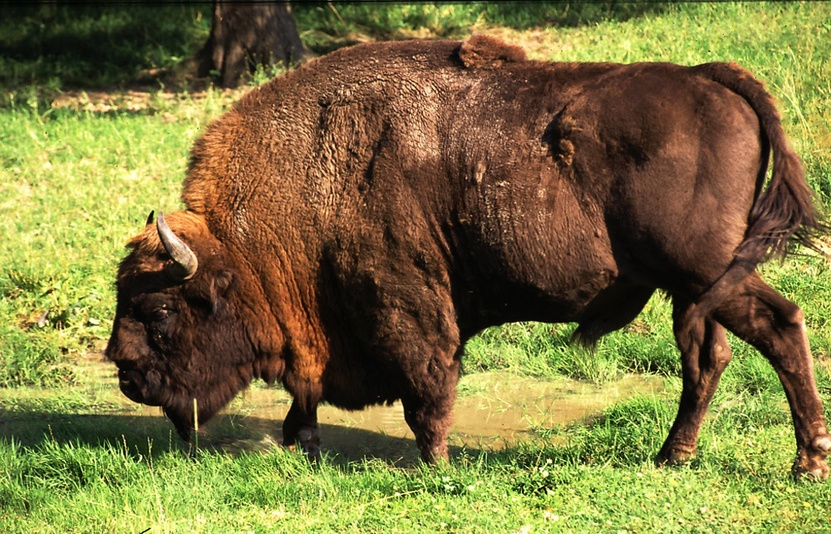
%> input picture 03/zubr.jpg, 831 x 534 px, shrunk from 1000 x 642 before the run
$ octave script.m   (GNU Octave 9; MATLAB toolbox functions it lacks are replaced by stand-ins)
%> lines starting %> are read from the running program, lines starting %| are printed output that depends on the picture; in (x1, y1, x2, y2) boxes, pixels count from 0 and x2, y2 are one past the last pixel; in counts of white or black regions, pixels touching at a corner belong together; the program's own positions count from 1
% -------- Zubr RGB --------
clear; clc; clf; close all;  % Clear workspace, command window, figures, and close all open windows

% Wczytanie obrazu i przekształcenie do skali szarości
im = imread('zubr.jpg');  % Wczytaj obraz
%> im is the input picture: size 534x831x3 uint8; mean R, G, B 124, 115.1, 62.2
im = double(im) / 255;     % Przekształć do formatu double i normalizuj wartości do zakresu [0, 1]
%> im: size 534x831x3 double
im = rgb2gray(im);         % Przekształć obraz RGB do skali szarości
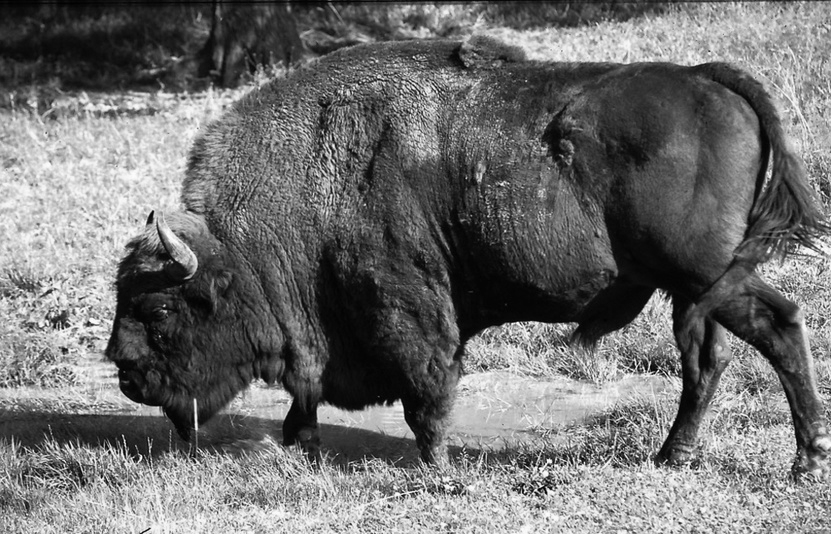
%> im: size 534x831 double; min 0.00117, max 0.995, mean 0.438
% imshow(im);  % Wyświetlenie obrazu (zakomentowane)

% Opis sąsiedztwa pikseli
% Piksele sąsiadujące, jeśli mają co najmniej jeden wspólny wierzchołek
% Możemy patrzeć na sąsiedztwo:
% - krawędź (von Neumann)
% - wierzchołek (Moore)

% Wybór rzędu sąsiedztwa - np. 2 rząd sąsiedzi sąsiada

% Filtry - Filtr uśredniający (Blur)
% Zastosowania:
%   - Usuwanie niepożądanych ekstremów
%   - Usuwanie białych pikseli/kropelek w obrazie
%   - Odszumianie obrazu

k = 33;  % Rozmiar filtru
f = ones(k) / k^2;  % Filtr uśredniający - rozmycie obrazu
% Obliczenie wartości dla filtru
% Uśredniamy wartości pikseli, co powoduje efekt rozmycia (blur)
fim = imfilter(im, f);  % Zastosowanie filtru do obrazu
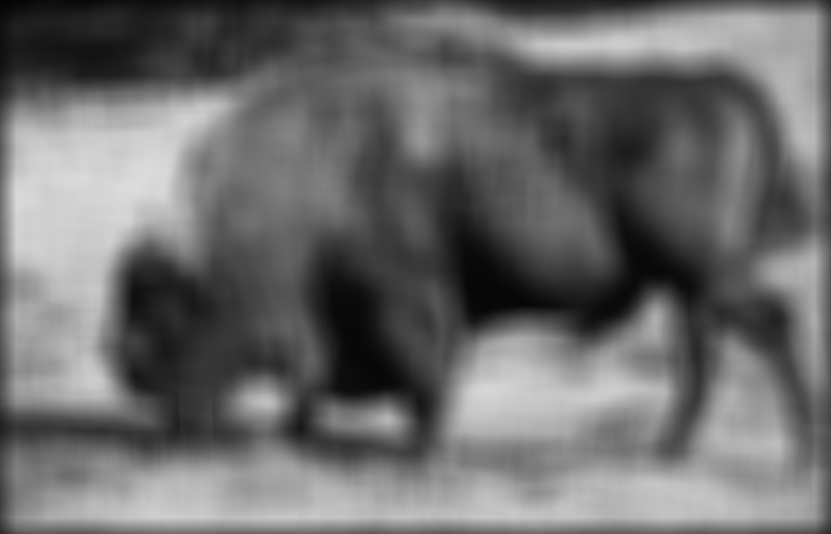
%> fim: size 534x831 double; min 0.0144, max 0.865, mean 0.425

% Wyświetlenie oryginalnego obrazu i obrazu po filtracji
h = 1; w = 2;
subplot(h, w, 1)
imshow(im)  % Oryginalny obraz
title("Oryginalny obraz")  % Tytuł
saveas(gcf, 'oryginalny_obraz.png');  % Zapisz oryginalny obraz

subplot(h, w, 2)
imshow(fim)  % Obraz po filtracji
title("Obraz po filtracji - Blur")  % Tytuł
saveas(gcf, 'obraz_po_filtracji_blur.png');  % Zapisz obraz po filtracji

% ======= Różne wagi =======
k = 3;  % Rozmiar filtru
% f = ones(k) / k^2;  % Opcjonalne - filtr uśredniający
f = [1 2 1; 2 4 2; 1 2 1] / 16;  % Filtr z różnymi wagami - Gaussian blur
fim = imfilter(im, f);  % Zastosowanie filtru do obrazu

% Wyświetlenie oryginalnego obrazu i obrazu po filtracji
figure;  % Nowa figura
h = 1; w = 2;
subplot(h, w, 1)
imshow(im)  % Oryginalny obraz
title("Oryginalny obraz")  % Tytuł
saveas(gcf, 'oryginalny_obraz_gaussian.png');  % Zapisz oryginalny obraz

subplot(h, w, 2)
imshow(fim)  % Obraz po filtracji
title("Obraz po filtracji - Gaussian Blur")  % Tytuł
saveas(gcf, 'obraz_po_filtracji_gaussian.png');  % Zapisz obraz po filtracji

% Rozmywanie w kierunku pionowym
f = [0 0 0; 2 4 2; 0 0 0] / 8;  % Filtr rozmywający w kierunku pionowym
fim = imfilter(im, f);  % Zastosowanie filtru do obrazu

% Wyświetlenie oryginalnego obrazu i obrazu po rozmyciu
figure;
h = 1; w = 2;
subplot(h, w, 1)
imshow(im)  % Oryginalny obraz
title("Oryginalny obraz")  % Tytuł
saveas(gcf, 'oryginalny_obraz_vanishing.png');  % Zapisz oryginalny obraz

subplot(h, w, 2)
imshow(fim)  % Obraz po rozmyciu
title("Rozmycie w pionie")  % Tytuł
saveas(gcf, 'rozmycie_w_pionie.png');  % Zapisz obraz po rozmyciu

% Użycie wag ujemnych do uwypuklenia różnic na obrazie
figure;
k = 3;  % Rozmiar filtru
f = -ones(k);  % Wagi ujemne
f((k + 1) / 2, (k + 1) / 2) = k^2;  % Ustalenie wartości centralnej
fim = imfilter(im, f);  % Zastosowanie filtru do obrazu
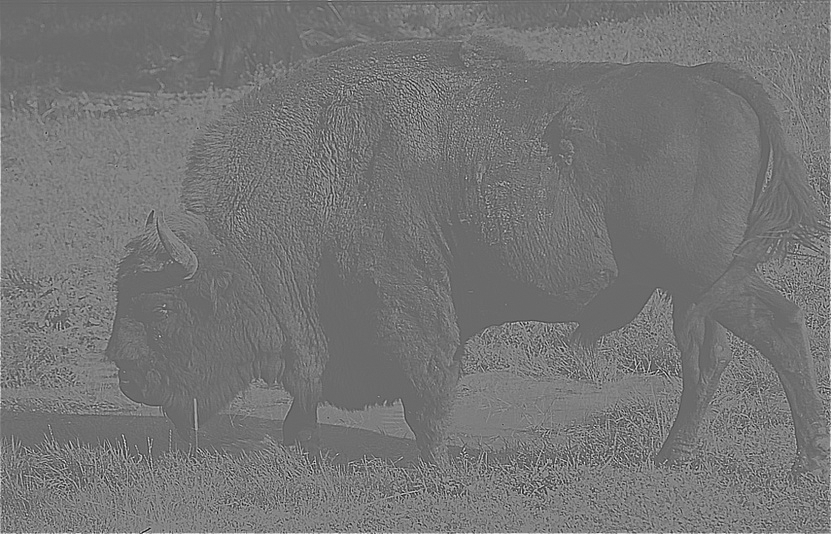
%> fim: size 534x831 double; min -3.98, max 5.6, mean 0.447; drawn with min black and max white

% Wyświetlenie oryginalnego obrazu i obrazu po filtracji
h = 1; w = 2;
subplot(h, w, 1)
imshow(im)  % Oryginalny obraz
title("Oryginalny obraz")  % Tytuł
saveas(gcf, 'oryginalny_obraz_neg_weights.png');  % Zapisz oryginalny obraz

subplot(h, w, 2)
imshow(fim)  % Obraz po filtracji
title("Wagi ujemne - uwypuklenie różnic")  % Tytuł
saveas(gcf, 'uwypuklenie_roznic.png');  % Zapisz obraz po filtracji

% Filtr krawędziowy - suma wag = 0
figure;
f = -ones(k);  % Wagi ujemne
f((k + 1) / 2, (k + 1) / 2) = k^2 - 1;  % Ustalenie wartości centralnej
fim = imfilter(im, f);  % Zastosowanie filtru do obrazu

% Wyświetlenie oryginalnego obrazu i obrazu po filtracji
h = 1; w = 2;
subplot(h, w, 1)
imshow(im)  % Oryginalny obraz
title("Oryginalny obraz")  % Tytuł
saveas(gcf, 'oryginalny_obraz_edge_filter.png');  % Zapisz oryginalny obraz

subplot(h, w, 2)
imshow(fim)  % Obraz po filtracji
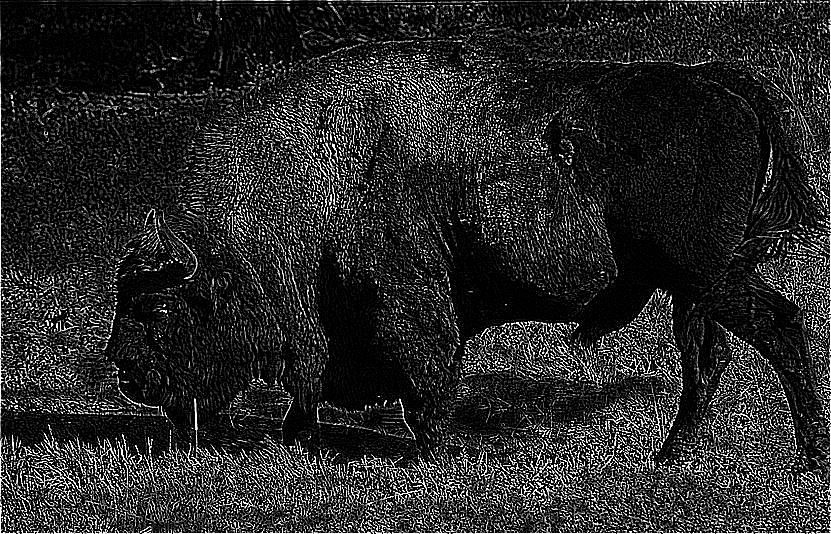
%> displayed picture: size 534x831, on the screen's scale of 0 to 255; min 0, max 255, mean 40.2
title("Filtr krawędziowy - uwypuklenie krawędzi")  % Tytuł
saveas(gcf, 'uwypuklenie_krawedzi.png');  % Zapisz obraz po filtracji

% Filtr medianowy - dobra metoda do odszumiania
k = 3;  % Rozmiar filtru
figure;
fim = medfilt2(im, [k, k]);  % Zastosowanie filtru medianowego
imshow(fim)
title("Filtr medianowy - odszumianie")  % Tytuł
saveas(gcf, 'filtr_medianowy.png');  % Zapisz obraz po filtracji

%% Binaryzacja
% Konwersja obrazu na obraz binarny
figure;
bim = im;  % Skopiowanie obrazu
bim(bim < .5)  = 0;  % Ustawienie pikseli poniżej 0.5 na 0
bim(bim >= .5) = 1;  % Ustawienie pikseli powyżej lub równo 0.5 na 1
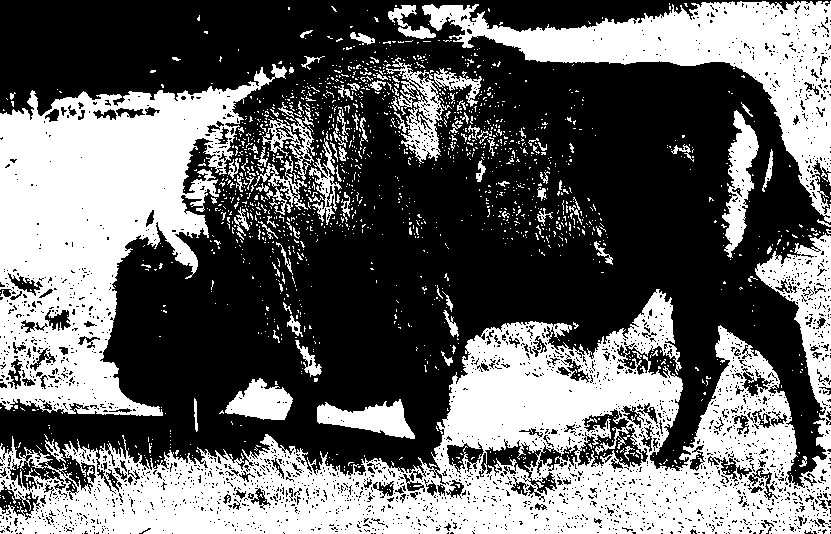
%> bim: size 534x831 double; values 0 (black) and 1 (white), 40.7% white; 1638 white regions (1524 under 20 px), largest, box (x1, y1, x2, y2) and area: (0, 233, 831, 534) 86310, (0, 64, 287, 416) 47748, (422, 1, 831, 223) 23023

h = 1; w = 1;
subplot(h, w, 1)
imshow(bim)  % Wyświetlenie obrazu binarnego
title("Binaryzacja - prog 0.5")  % Tytuł
saveas(gcf, 'binaryzacja_prog_0_5.png');  % Zapisz obraz po binaryzacji

% Inna wartość progowa
figure;
bim = im;  % Skopiowanie obrazu
t = 0.6;  % Nowa wartość progu
bim(bim < t)  = 0;  % Ustawienie pikseli poniżej progu na 0
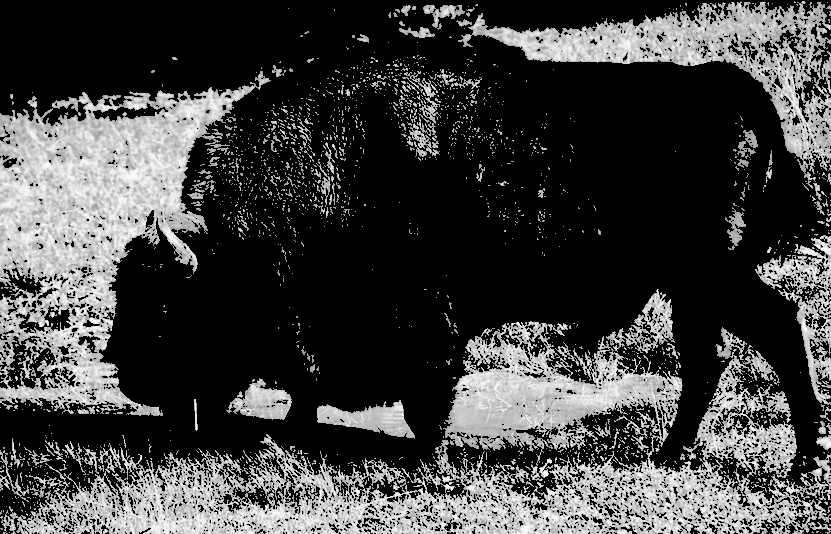
%> bim: size 534x831 double; min 0, max 0.995, mean 0.251
bim(bim >= t) = 1;  % Ustawienie pikseli powyżej lub równo progowi na 1
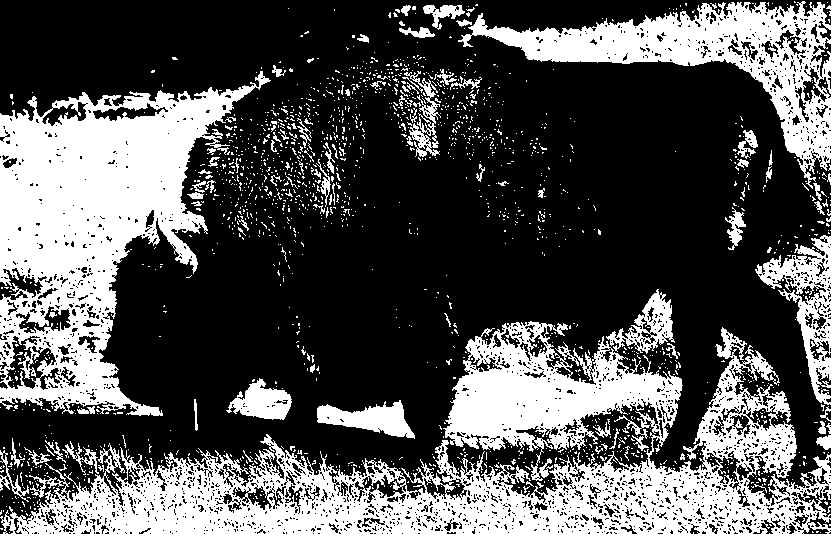
%> bim: size 534x831 double; values 0 (black) and 1 (white), 32.6% white; 1751 white regions (1658 under 20 px), largest, box (x1, y1, x2, y2) and area: (0, 321, 831, 534) 63637, (0, 71, 271, 416) 41636, (458, 1, 831, 189) 17759

h = 1; w = 1;
subplot(h, w, 1)
imshow(bim)  % Wyświetlenie obrazu binarnego
title("Binaryzacja - prog 0.6")  % Tytuł
saveas(gcf, 'binaryzacja_prog_0_6.png');  % Zapisz obraz po binaryzacji

% Sprawdzenie struktury obrazu binarnego
% W celu zrozumienia, jak wygląda zrzut obrazu binarnego
figure;
h = 1; w = 2;
subplot(h, w, 1)
imshow(im)  % Oryginalny obraz
title("Oryginalny obraz")  % Tytuł
saveas(gcf, 'oryginalny_obraz_struct.png');  % Zapisz oryginalny obraz

subplot(h, w, 2)
imshow(bim)  % Obraz binarny
title("Obraz binarny")  % Tytuł
saveas(gcf, 'obraz_binarne_struct.png');  % Zapisz obraz binarny
